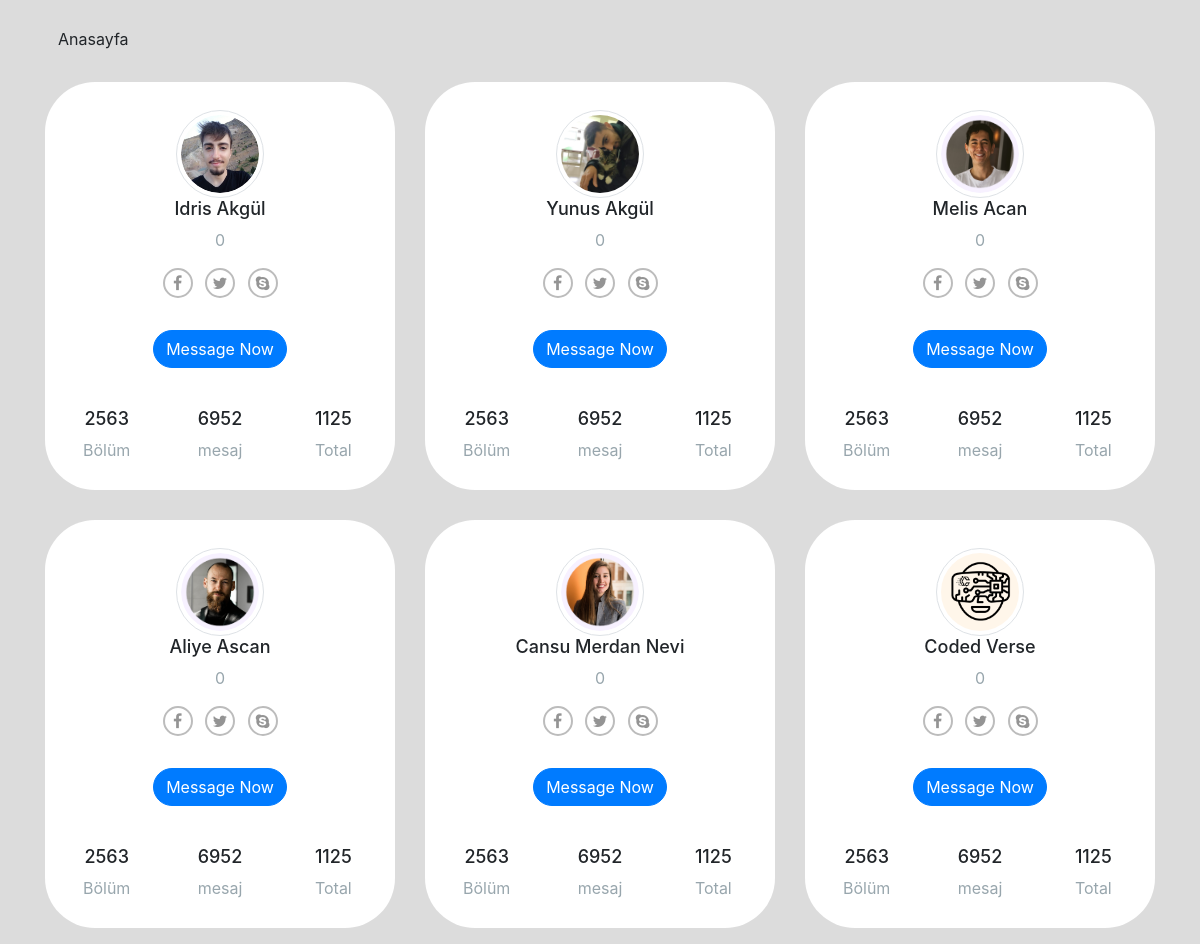
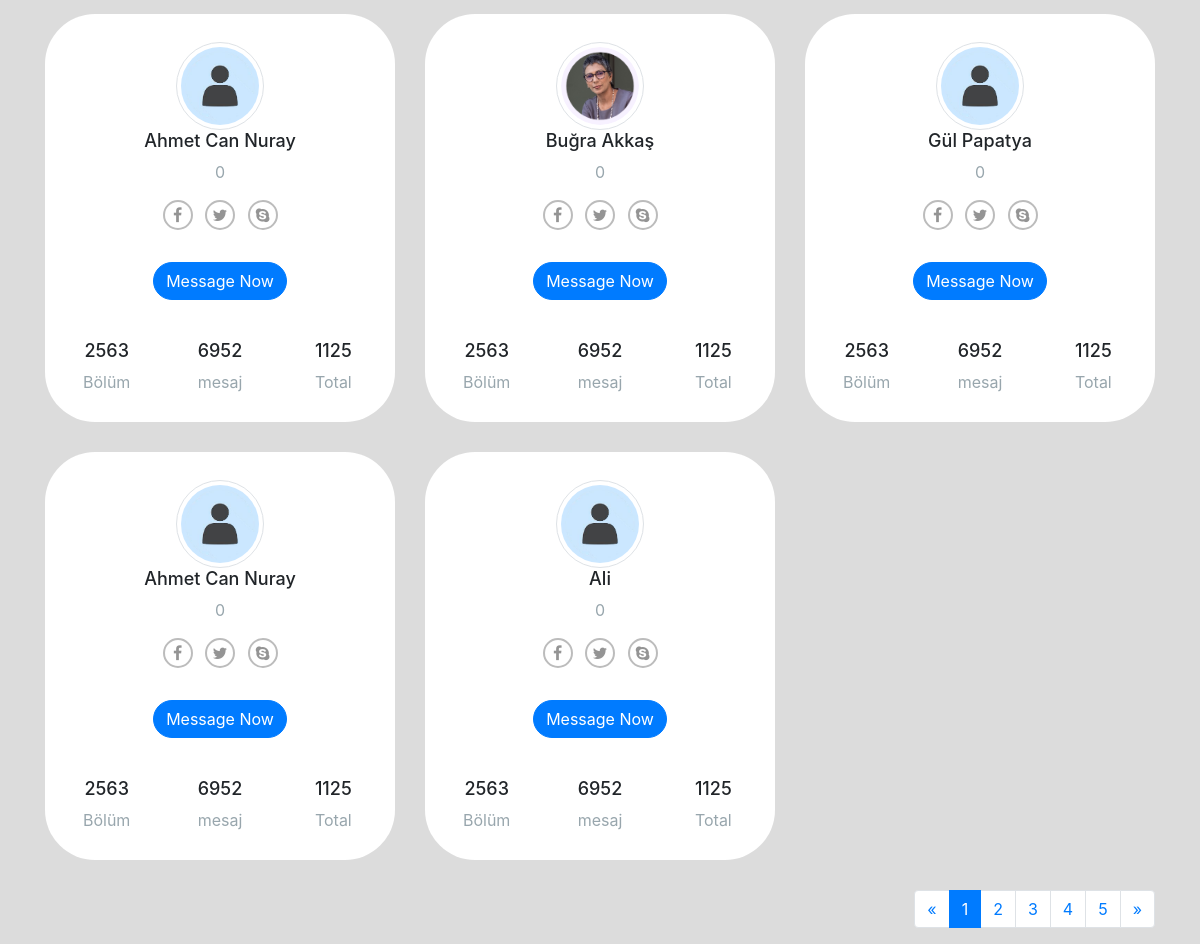
The page /courses-master/ogr.php on the database its author committed (2 pictures, top to bottom).
### courses-master/function.php (called while the page is built, shortened)
<?php
include("verit.php");
function allusers(){
    global $db;
    $sql = "select * from üyeler ";
    $users = $db->prepare($sql);
    $users->execute();
    return $users->fetchAll();
}
?>

### courses-master/ogr.php (the view, shortened to what this page needs)
<?php
include("verit.php");
include("function.php");
?>
<!DOCTYPE html>
<html lang="en">
<head>
    <link href="https://maxcdn.bootstrapcdn.com/font-awesome/4.3.0/css/font-awesome.min.css" rel="stylesheet">
    <link rel="stylesheet" href="https://cdn.jsdelivr.net/npm/bootstrap@4.4.1/dist/css/bootstrap.min.css">
</head>
<body>
<div class="content">
    <div class="container" >
        <div class="row" >
            <div class="col-sm-4" ><a href="userindex.php" class="btn btn-custom waves-effect waves-light mb-4" data-animation="fadein" data-plugin="custommodal" data-overlayspeed="200" data-overlaycolor="#36404a"><i class="mdi mdi-plus"></i>Anasayfa</a></div>
        </div>
<div class="row" >
        <?php
$users=allusers();
foreach ($users as $user) {
              $adsoyad =ucwords($user["adsoyad"]);
              $bolum =ucwords($user["bolum"]);
  echo '    <div class="col-lg-4" >
                <div class="text-center card-box" style="border-radius:50px !important;background-color:white;">
                    <div class="member-card pt-2 pb-2">
                        <div class="thumb-lg member-thumb mx-auto">';
                        if($user["resim"]==null){
                            echo '<img src="assets/img/gallery/images.jpeg"   class="rounded-circle img-thumbnail" alt="profile-image">';
                          }
                          else{
                            echo  '<img src="img/' . $user["resim"] . '" class="rounded-circle img-thumbnail" alt="profile-image">';
                          }
                echo  '      </div>
                        <div class="">
                            <h4>'.$adsoyad.'</h4>
                            <p class="text-muted">'.$bolum.'</p>
                        </div>
                        <ul class="social-links list-inline">
                            <li class="list-inline-item"><a title="" data-placement="top" data-toggle="tooltip" class="tooltips" href="" data-original-title="Facebook"><i class="fa fa-facebook"></i></a></li>
                            <li class="list-inline-item"><a title="" data-placement="top" data-toggle="tooltip" class="tooltips" href="" data-original-title="Twitter"><i class="fa fa-twitter"></i></a></li>
                            <li class="list-inline-item"><a title="" data-placement="top" data-toggle="tooltip" class="tooltips" href="" data-original-title="Skype"><i class="fa fa-skype"></i></a></li>
                        </ul>
                     <a href="chat.php" >   <button type="button" class="btn btn-primary mt-3 btn-rounded waves-effect w-md waves-light">Message Now</button></a>
                        <div class="mt-4">
                            <div class="row">
                                <div class="col-4">
                                    <div class="mt-3">
                                        <h4>2563</h4>
                                        <p class="mb-0 text-muted">Bölüm</p>
                                    </div>
                                </div>
                                <div class="col-4">
                                    <div class="mt-3">
                                        <h4>6952</h4>
                                        <p class="mb-0 text-muted">mesaj</p>
                                    </div>
                                </div>
                               <div class="col-4">
                                    <div class="mt-3">
                                        <h4>1125</h4>
                                        <p class="mb-0 text-muted">Total </p>
                                    </div>
                                </div>
                            </div>
                        </div>
                    </div>
                </div>
            </div>';
          }
        ?>
        </div>
        <div class="row">
            <div class="col-12">
                <div class="text-right">
                    <ul class="pagination pagination-split mt-0 float-right">
                        <li class="page-item"><a class="page-link" href="#" aria-label="Previous"><span aria-hidden="true">«</span> <span class="sr-only">Previous</span></a></li>
                        <li class="page-item active"><a class="page-link" href="#">1</a></li>
                        <li class="page-item"><a class="page-link" href="#">2</a></li>
                        <li class="page-item"><a class="page-link" href="#">3</a></li>
                        <li class="page-item"><a class="page-link" href="#">4</a></li>
                        <li class="page-item"><a class="page-link" href="#">5</a></li>
                        <li class="page-item"><a class="page-link" href="#" aria-label="Next"><span aria-hidden="true">»</span> <span class="sr-only">Next</span></a></li>
                    </ul>
                </div>
            </div>
        </div>
    </div>
</div>
</body>
</html>

### courses-master/ogr.php (style rules this page uses)
body { background:#DCDCDC; margin-top:20px; }
.card-box { padding: 20px; border-radius: 3px; margin-bottom: 30px; background-color: #fff; }
.social-links li a { border-radius: 50%; color: rgba(121, 121, 121, .8); display: inline-block; height: 30px; line-height: 27px; border: 2px solid rgba(121, 121, 121, .5); text-align: center; width: 30px }
.thumb-lg { height: 88px; width: 88px; }
.img-thumbnail { padding: .25rem; background-color: #fff; border: 1px solid #dee2e6; border-radius: .25rem; max-width: 100%; height: auto; }
.btn-rounded { border-radius: 2em; }
.text-muted { color: #98a6ad!important; }
h4 { line-height: 22px; font-size: 18px; }

### rows shown on the page
üyeler: resim (picture), adsoyad "Idris Akgül", bolum "0"
üyeler: resim (picture), adsoyad "Yunus Akgül", bolum "0"
üyeler: resim (picture), adsoyad "Melis Acan", bolum "0"
üyeler: resim (picture), adsoyad "Aliye Ascan", bolum "0"
üyeler: resim (picture), adsoyad "Cansu Merdan Nevi", bolum "0"
üyeler: resim (picture), adsoyad "Coded Verse", bolum "0"
üyeler: adsoyad "Ahmet Can Nuray", bolum "0"
üyeler: resim (picture), adsoyad "Buğra Akkaş", bolum "0"
üyeler: adsoyad "Gül Papatya", bolum "0"
üyeler: adsoyad "Ahmet Can Nuray", bolum "0"
üyeler: adsoyad "Ali", bolum "0"
